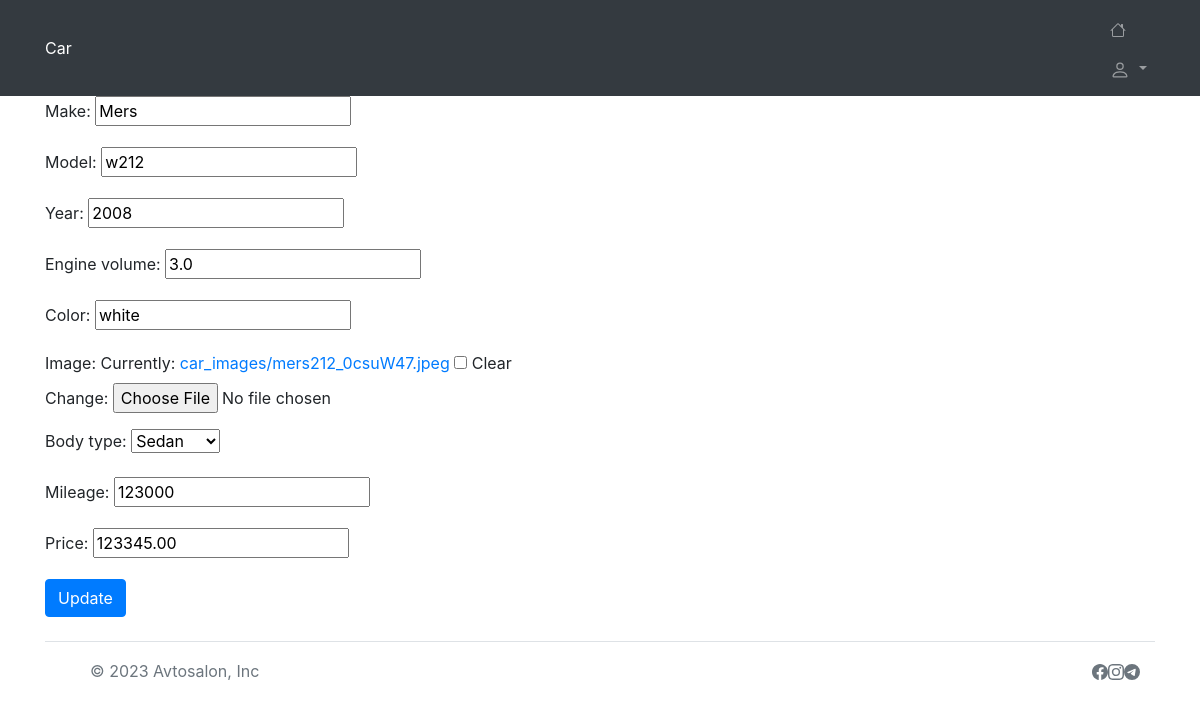
The page /avto/4/update/ on the database its author committed.
### avto/models.py (models this page shows, shortened)
class Car(models.Model):
    make = models.CharField(max_length=20)
    model = models.CharField(max_length=20)
    year = models.IntegerField()
    engine_volume = models.FloatField()
    color = models.CharField(max_length=20)
    image = models.ImageField (upload_to='car_images/', null=True, blank=True)
    body_type = models.ForeignKey(Categoryes, on_delete=models.CASCADE)
    mileage = models.IntegerField()
    price = models.DecimalField(max_digits=10, decimal_places=2)
    owner = models.ForeignKey(User, on_delete=models.CASCADE)

### avto/views.py (the view, shortened to what this page needs)
# urls.py: path('<int:avto_id>/update/', AvtoUpdateViews.as_view(), name='update'),
class AvtoUpdateViews(UpdateView):
    model = Car
    template_name = 'avto/update.html'
    success_url = reverse_lazy('index')
    fields = ['make', 'model', 'year', 'engine_volume', 'color', 'image', 'body_type', 'mileage', 'price']
    pk_url_kwarg = 'avto_id'

### avto/models.py (called while the page is built)
    def __str__(self):
        return self.name

### avto/templates/avto/update.html (shortened to what this page needs)
{% extends 'salon.html' %}
{% block content %}
<form method="POST" enctype="multipart/form-data">
    {{ form.as_p }}
    <button type="submit" class="btn btn-primary">Update</button>
</form>
{% endblock %}

### rows shown on the page
Car: make "Mers", model "w212", year "2008", engine_volume "3.0", color "white", body_type "Sedan", mileage "123000", price "123345.00"
